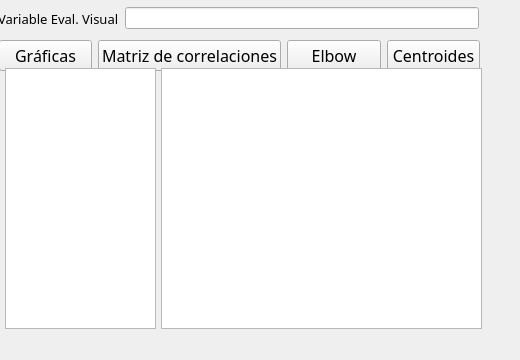
       <widget class="QWidget" name="page_3">
        <widget class="QWidget" name="widget_20" native="true">
         <property name="geometry">
          <rect>
           <x>-1</x>
           <y>0</y>
           <width>511</width>
           <height>351</height>
          </rect>
         </property>
         <layout class="QGridLayout" name="gridLayout_13">
          <item row="0" column="0">
           <widget class="QWidget" name="widget_24" native="true">
            <widget class="QWidget" name="widget_25" native="true">
             <property name="geometry">
              <rect>
               <x>-1</x>
               <y>3</y>
               <width>481</width>
               <height>31</height>
              </rect>
             </property>
             <layout class="QHBoxLayout" name="horizontalLayout_10">
              <item>
               <widget class="QLabel" name="label_13">
                <property name="font">
                 <font>
                  <family>Bodoni MT</family>
                  <pointsize>10</pointsize>
                 </font>
                </property>
                <property name="text">
                 <string>Variable Eval. Visual</string>
                </property>
               </widget>
              </item>
              <item>
               <widget class="QLineEdit" name="varLine_2"/>
              </item>
             </layout>
            </widget>
            <widget class="QWidget" name="widget_27" native="true">
             <property name="geometry">
              <rect>
               <x>0</x>
               <y>30</y>
               <width>481</width>
               <height>51</height>
              </rect>
             </property>
             <layout class="QGridLayout" name="gridLayout_10">
              <item row="0" column="1">
               <widget class="QPushButton" name="MCorr_Button_2">
                <property name="font">
                 <font>
                  <family>Bodoni MT</family>
                  <pointsize>12</pointsize>
                 </font>
                </property>
                <property name="text">
                 <string>Matriz de correlaciones</string>
                </property>
                <property name="icon">
                 <iconset resource="resources.qrc">
                  <normaloff>:/purple_icons/assets/purple/sidebar.svg</normaloff>:/purple_icons/assets/purple/sidebar.svg</iconset>
                </property>
               </widget>
              </item>
              <item row="0" column="0">
               <widget class="QPushButton" name="EvalVis_Button_2">
                <property name="font">
                 <font>
                  <family>Bodoni MT</family>
                  <pointsize>12</pointsize>
                 </font>
                </property>
                <property name="text">
                 <string>Gráficas</string>
                </property>
                <property name="icon">
                 <iconset resource="resources.qrc">
                  <normaloff>:/purple_icons/assets/purple/eye.svg</normaloff>:/purple_icons/assets/purple/eye.svg</iconset>
                </property>
               </widget>
              </item>
              <item row="0" column="2">
               <widget class="QPushButton" name="Elbow_Button_2">
                <property name="font">
                 <font>
                  <family>Bodoni MT</family>
                  <pointsize>12</pointsize>
                 </font>
                </property>
                <property name="text">
                 <string>Elbow</string>
                </property>
                <property name="icon">
                 <iconset resource="resources.qrc">
                  <normaloff>:/purple_icons/assets/purple/git-branch.svg</normaloff>:/purple_icons/assets/purple/git-branch.svg</iconset>
                </property>
               </widget>
              </item>
              <item row="0" column="3">
               <widget class="QPushButton" name="Centro_Button_2">
                <property name="font">
                 <font>
                  <family>Bodoni MT</family>
                  <pointsize>12</pointsize>
                 </font>
                </property>
                <property name="text">
                 <string>Centroides</string>
                </property>
                <property name="icon">
                 <iconset resource="resources.qrc">
                  <normaloff>:/purple_icons/assets/purple/disc.svg</normaloff>:/purple_icons/assets/purple/disc.svg</iconset>
                </property>
               </widget>
              </item>
             </layout>
            </widget>
            <widget class="QWidget" name="widget_29" native="true">
             <property name="geometry">
              <rect>
               <x>2</x>
               <y>68</y>
               <width>485</width>
               <height>271</height>
              </rect>
             </property>
             <widget class="QTableWidget" name="tableWidget_4">
              <property name="geometry">
               <rect>
                <x>160</x>
                <y>0</y>
                <width>321</width>
                <height>261</height>
               </rect>
              </property>
             </widget>
             <widget class="QTextEdit" name="ShowText_2">
              <property name="geometry">
               <rect>
                <x>4</x>
                <y>0</y>
                <width>151</width>
                <height>261</height>
               </rect>
              </property>
             </widget>
            </widget>
           </widget>
          </item>
         </layout>
        </widget>
       </widget>
